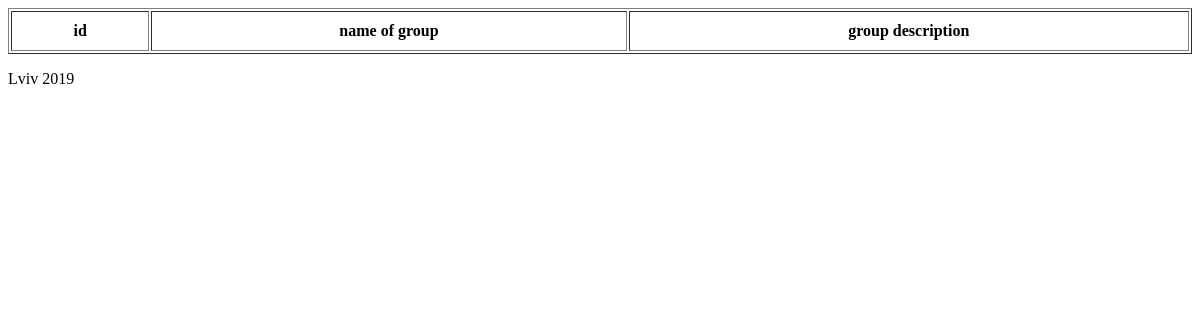
The page /groups/ on the database as committed earlier.
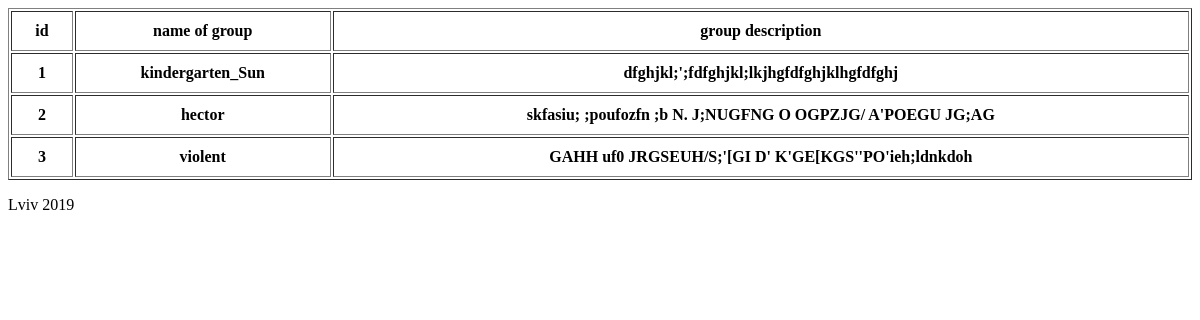
The same page on the database as committed later.
### groups/models.py (models this page shows)
class Group(models.Model):
    name = models.CharField(
        max_length= 55,
        blank= False,
        verbose_name='enter_groups_name'
    )
    description = models.TextField(
        blank=False,
        verbose_name="enter_description_of_group"
    )

### groups/views.py (the view)
class GroupsListView(ListView):
    model = Group
    template_name = 'groups_page.html'
    context_object_name = 'groups_list'

### groups/templates/groups_page.html (shortened to what this page needs)
{% extends 'base.html' %}
{% block main %}
<table border="1" width="100%" cellpadding="10">
    <tr>
        <th>id</th>
        <th>name of group</th>
        <th>group description</th>
    </tr>
    {% for group in groups_list %}
        <tr>
            <th>{{ group.id }}</th>
            <th>{{ group.name }}</th>
            <th>{{ group.description }}</th>
        </tr>
    {% endfor %}
{% endblock %}

### templates/base.html (shortened to what this page needs)
<!DOCTYPE html>
<html>
 <head>
 </head>
<body>
 <main role="main">
  {% block main %}{% endblock %}
 </main>
 <footer>
    <p>Lviv {% now "Y" %}</p>
 </footer>
</body>
</html>

Rows that differ between the two databases and show on the page:
added Group: id "1", name "kindergarten_Sun", description "dfghjkl;';fdfghjkl;lkjhgfdfghjklhgfdfghj"
added Group: id "2", name "hector", description "skfasiu; ;poufozfn ;b N. J;NUGFNG O OGPZJG/ A'POEGU JG;AG"
added Group: id "3", name "violent", description "GAHH uf0 JRGSEUH/S;'[GI D' K'GE[KGS''PO'ieh;ldnkdoh"
